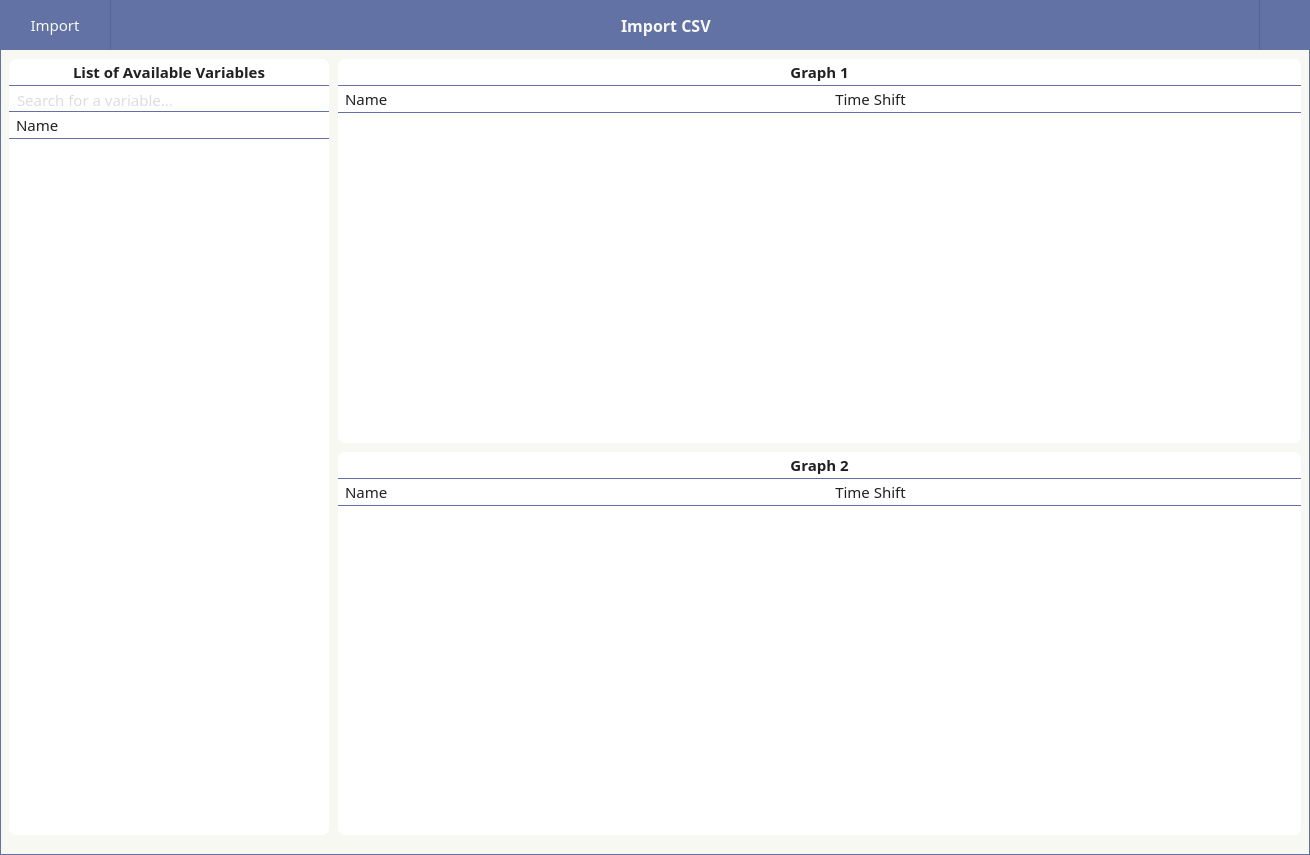
<?xml version="1.0" encoding="UTF-8"?>
<ui version="4.0">
 <class>Window_Main</class>
 <widget class="QMainWindow" name="Window_Main">
  <property name="geometry">
   <rect>
    <x>0</x>
    <y>0</y>
    <width>1310</width>
    <height>855</height>
   </rect>
  </property>
  <property name="windowTitle">
   <string>Variables Selection</string>
  </property>
  <property name="styleSheet">
   <string notr="true">QWidget {
	font-family: Droid Sans;
	font-size: 15px;
    color: #212121;
}

QTableWidget::item {
	font-family: Open Sans;
	font-size: 15px;
}
</string>
  </property>
  <widget class="QWidget" name="centralwidget">
   <layout class="QGridLayout" name="gridLayout_2">
    <property name="leftMargin">
     <number>0</number>
    </property>
    <property name="topMargin">
     <number>0</number>
    </property>
    <property name="rightMargin">
     <number>0</number>
    </property>
    <property name="bottomMargin">
     <number>0</number>
    </property>
    <property name="spacing">
     <number>0</number>
    </property>
    <item row="0" column="0">
     <widget class="QFrame" name="frameTop">
      <property name="minimumSize">
       <size>
        <width>0</width>
        <height>50</height>
       </size>
      </property>
      <property name="maximumSize">
       <size>
        <width>16777215</width>
        <height>50</height>
       </size>
      </property>
      <property name="styleSheet">
       <string notr="true">#frameTop {
	border-bottom: 1px solid #566490
}</string>
      </property>
      <property name="frameShape">
       <enum>QFrame::Shape::NoFrame</enum>
      </property>
      <property name="frameShadow">
       <enum>QFrame::Shadow::Raised</enum>
      </property>
      <layout class="QHBoxLayout" name="horizontalLayout_2">
       <property name="spacing">
        <number>0</number>
       </property>
       <property name="leftMargin">
        <number>0</number>
       </property>
       <property name="topMargin">
        <number>0</number>
       </property>
       <property name="rightMargin">
        <number>0</number>
       </property>
       <property name="bottomMargin">
        <number>0</number>
       </property>
       <item>
        <widget class="QFrame" name="frameTop_3">
         <property name="minimumSize">
          <size>
           <width>0</width>
           <height>50</height>
          </size>
         </property>
         <property name="maximumSize">
          <size>
           <width>16777215</width>
           <height>50</height>
          </size>
         </property>
         <property name="styleSheet">
          <string notr="true">#frameTop_3 {	
	background-color: #6272a4;
}</string>
         </property>
         <property name="frameShape">
          <enum>QFrame::Shape::NoFrame</enum>
         </property>
         <property name="frameShadow">
          <enum>QFrame::Shadow::Raised</enum>
         </property>
         <layout class="QGridLayout" name="gridLayout_7">
          <property name="leftMargin">
           <number>5</number>
          </property>
          <property name="topMargin">
           <number>0</number>
          </property>
          <property name="rightMargin">
           <number>5</number>
          </property>
          <property name="bottomMargin">
           <number>0</number>
          </property>
          <property name="spacing">
           <number>0</number>
          </property>
          <item row="0" column="0">
           <widget class="QPushButton" name="pushButtonImportCSV">
            <property name="minimumSize">
             <size>
              <width>100</width>
              <height>0</height>
             </size>
            </property>
            <property name="maximumSize">
             <size>
              <width>16777215</width>
              <height>40</height>
             </size>
            </property>
            <property name="styleSheet">
             <string notr="true">QPushButton {	
	background-color: rgba(255, 255, 255, 0);
	border: none; 
	border-radius: 5px;
	color: #f8f8f2;
}

QPushButton:hover {
	background-color: #7284b9;
	border-style: solid;
	border-radius: 4px;
	color: white;
}
QPushButton:checked {
	background-color: #566490;
	border-style: solid;
	border-radius: 4px;
	color: white;
}</string>
            </property>
            <property name="text">
             <string>Import</string>
            </property>
           </widget>
          </item>
         </layout>
        </widget>
       </item>
       <item>
        <widget class="QFrame" name="frameTop_1">
         <property name="minimumSize">
          <size>
           <width>0</width>
           <height>50</height>
          </size>
         </property>
         <property name="maximumSize">
          <size>
           <width>16777215</width>
           <height>50</height>
          </size>
         </property>
         <property name="styleSheet">
          <string notr="true">#frameTop_1 {	
	background-color: #6272a4;
	border-left:1px solid #566490;
	border-right:1px solid #566490;
}</string>
         </property>
         <property name="frameShape">
          <enum>QFrame::Shape::NoFrame</enum>
         </property>
         <property name="frameShadow">
          <enum>QFrame::Shadow::Raised</enum>
         </property>
         <layout class="QGridLayout" name="gridLayout_3">
          <property name="leftMargin">
           <number>0</number>
          </property>
          <property name="topMargin">
           <number>0</number>
          </property>
          <property name="rightMargin">
           <number>5</number>
          </property>
          <property name="bottomMargin">
           <number>0</number>
          </property>
          <property name="horizontalSpacing">
           <number>5</number>
          </property>
          <property name="verticalSpacing">
           <number>0</number>
          </property>
          <item row="0" column="0">
           <spacer name="horizontalSpacer_12">
            <property name="orientation">
             <enum>Qt::Orientation::Horizontal</enum>
            </property>
            <property name="sizeHint" stdset="0">
             <size>
              <width>372</width>
              <height>20</height>
             </size>
            </property>
           </spacer>
          </item>
          <item row="0" column="1">
           <widget class="QLabel" name="label_4">
            <property name="font">
             <font>
              <family>Droid Sans</family>
              <pointsize>-1</pointsize>
              <bold>true</bold>
             </font>
            </property>
            <property name="styleSheet">
             <string notr="true">QLabel {
	color: #f8f8f2;
	font-size: 16px;
}</string>
            </property>
            <property name="text">
             <string>Import CSV</string>
            </property>
           </widget>
          </item>
          <item row="0" column="2">
           <spacer name="horizontalSpacer_13">
            <property name="orientation">
             <enum>Qt::Orientation::Horizontal</enum>
            </property>
            <property name="sizeHint" stdset="0">
             <size>
              <width>372</width>
              <height>20</height>
             </size>
            </property>
           </spacer>
          </item>
          <item row="0" column="3">
           <widget class="QPushButton" name="pushButtonHelp">
            <property name="minimumSize">
             <size>
              <width>28</width>
              <height>28</height>
             </size>
            </property>
            <property name="maximumSize">
             <size>
              <width>28</width>
              <height>28</height>
             </size>
            </property>
            <property name="styleSheet">
             <string notr="true">QPushButton {	
	background-color: rgba(255, 255, 255, 0);
	border: none; 
	border-radius: 5px;
	color: white;
}

QPushButton:hover {
	background-color: #7284b9;
	border-style: solid;
	color: white;
}
QPushButton:pressed {
	background-color: #566490;
	border-style: solid;
	color: white;
}</string>
            </property>
            <property name="text">
             <string/>
            </property>
            <property name="icon">
             <iconset resource="q_resources.qrc">
              <normaloff>:/icons/icons/icon_help.png</normaloff>:/icons/icons/icon_help.png</iconset>
            </property>
            <property name="iconSize">
             <size>
              <width>20</width>
              <height>20</height>
             </size>
            </property>
           </widget>
          </item>
         </layout>
        </widget>
       </item>
       <item>
        <widget class="QFrame" name="frameTop_2">
         <property name="minimumSize">
          <size>
           <width>50</width>
           <height>50</height>
          </size>
         </property>
         <property name="maximumSize">
          <size>
           <width>16777215</width>
           <height>50</height>
          </size>
         </property>
         <property name="styleSheet">
          <string notr="true">#frameTop_2 {	
	background-color: #6272a4;
}</string>
         </property>
         <property name="frameShape">
          <enum>QFrame::Shape::NoFrame</enum>
         </property>
         <property name="frameShadow">
          <enum>QFrame::Shadow::Raised</enum>
         </property>
         <layout class="QHBoxLayout" name="horizontalLayout_13">
          <property name="spacing">
           <number>5</number>
          </property>
          <property name="leftMargin">
           <number>5</number>
          </property>
          <property name="topMargin">
           <number>0</number>
          </property>
          <property name="rightMargin">
           <number>5</number>
          </property>
          <property name="bottomMargin">
           <number>0</number>
          </property>
          <item>
           <widget class="QPushButton" name="pushButtonCloseApp">
            <property name="minimumSize">
             <size>
              <width>28</width>
              <height>28</height>
             </size>
            </property>
            <property name="maximumSize">
             <size>
              <width>28</width>
              <height>16777215</height>
             </size>
            </property>
            <property name="styleSheet">
             <string notr="true">QPushButton {	
	background-color: rgba(255, 255, 255, 0);
	border: none; 
	border-radius: 5px;
	color: white;
}

QPushButton:hover {
	background-color:  #D21F3C;
	border-style: solid;
	border-radius: 4px;
	color: white;
}
QPushButton:pressed {
	background-color: #B31431;
	border-style: solid;
	border-radius: 4px;
	color: white;
}</string>
            </property>
            <property name="text">
             <string/>
            </property>
            <property name="icon">
             <iconset resource="q_resources.qrc">
              <normaloff>:/icons/icons/icon_close.png</normaloff>:/icons/icons/icon_close.png</iconset>
            </property>
           </widget>
          </item>
         </layout>
        </widget>
       </item>
      </layout>
     </widget>
    </item>
    <item row="1" column="0">
     <widget class="QFrame" name="frameContent">
      <property name="styleSheet">
       <string notr="true">#frameContent {
	background-color: #f8f8f2;
	border-right: 1px solid #6272a4;
	border-bottom: 1px solid #6272a4;
	border-left: 1px solid #6272a4;
}</string>
      </property>
      <property name="frameShape">
       <enum>QFrame::Shape::NoFrame</enum>
      </property>
      <property name="frameShadow">
       <enum>QFrame::Shadow::Raised</enum>
      </property>
      <layout class="QGridLayout" name="gridLayout_6">
       <property name="leftMargin">
        <number>9</number>
       </property>
       <property name="topMargin">
        <number>9</number>
       </property>
       <property name="rightMargin">
        <number>9</number>
       </property>
       <property name="bottomMargin">
        <number>0</number>
       </property>
       <property name="spacing">
        <number>9</number>
       </property>
       <item row="0" column="0" rowspan="2">
        <widget class="QFrame" name="frameLine_1">
         <property name="styleSheet">
          <string notr="true">#frameLine_1 {
	background: white;
	border: 0px solid #6272a4;
	border-radius: 7px;
}</string>
         </property>
         <property name="frameShape">
          <enum>QFrame::Shape::StyledPanel</enum>
         </property>
         <property name="frameShadow">
          <enum>QFrame::Shadow::Raised</enum>
         </property>
         <layout class="QGridLayout" name="gridLayout_5">
          <property name="leftMargin">
           <number>0</number>
          </property>
          <property name="topMargin">
           <number>3</number>
          </property>
          <property name="rightMargin">
           <number>0</number>
          </property>
          <property name="bottomMargin">
           <number>3</number>
          </property>
          <property name="horizontalSpacing">
           <number>0</number>
          </property>
          <property name="verticalSpacing">
           <number>3</number>
          </property>
          <item row="1" column="0">
           <layout class="QVBoxLayout" name="verticalLayout">
            <property name="spacing">
             <number>0</number>
            </property>
            <item>
             <widget class="QLineEdit" name="lineEditSearchVariable">
              <property name="sizePolicy">
               <sizepolicy hsizetype="Preferred" vsizetype="Preferred">
                <horstretch>0</horstretch>
                <verstretch>0</verstretch>
               </sizepolicy>
              </property>
              <property name="minimumSize">
               <size>
                <width>0</width>
                <height>23</height>
               </size>
              </property>
              <property name="maximumSize">
               <size>
                <width>16777215</width>
                <height>23</height>
               </size>
              </property>
              <property name="styleSheet">
               <string notr="true">QLineEdit {
    color: #babbbd;
	background-color: white;
	/*border-bottom: 1px solid #6272a4;*/
	border-top: 1px solid #6272a4;
	padding-top: 3px;
	padding-bottom: -2px;
	padding-left: 5px;
}

QLineEdit:focus {
    color: black;
}</string>
              </property>
              <property name="text">
               <string/>
              </property>
              <property name="frame">
               <bool>true</bool>
              </property>
              <property name="placeholderText">
               <string>Search for a variable...</string>
              </property>
             </widget>
            </item>
            <item>
             <widget class="QTableWidget" name="tableWidgetVariables">
              <property name="sizePolicy">
               <sizepolicy hsizetype="Preferred" vsizetype="Expanding">
                <horstretch>0</horstretch>
                <verstretch>0</verstretch>
               </sizepolicy>
              </property>
              <property name="minimumSize">
               <size>
                <width>320</width>
                <height>0</height>
               </size>
              </property>
              <property name="contextMenuPolicy">
               <enum>Qt::ContextMenuPolicy::CustomContextMenu</enum>
              </property>
              <property name="styleSheet">
               <string notr="true">QTableWidget {
	background-color: white;
	border-radius: 5px;
	border: none;
	padding-top: 3px;
}

QHeaderView::section
{
	background-color: white;
	color: #212121;
	border-style: none;
	border-top: 1px solid #6272a4;
	border-bottom: 1px solid #6272a4;
	padding-left: 7px;
	padding-right: 5px;
	padding-top: 3px;
	padding-bottom: 3px;
	height: 20px;
}

QTableView::item:selected {
	color: #212121;
	background:#adc9ff;
}</string>
              </property>
              <property name="frameShape">
               <enum>QFrame::Shape::NoFrame</enum>
              </property>
              <property name="editTriggers">
               <set>QAbstractItemView::EditTrigger::NoEditTriggers</set>
              </property>
              <property name="showDropIndicator" stdset="0">
               <bool>false</bool>
              </property>
              <property name="dragEnabled">
               <bool>true</bool>
              </property>
              <property name="dragDropOverwriteMode">
               <bool>false</bool>
              </property>
              <property name="dragDropMode">
               <enum>QAbstractItemView::DragDropMode::DragOnly</enum>
              </property>
              <property name="alternatingRowColors">
               <bool>false</bool>
              </property>
              <property name="selectionMode">
               <enum>QAbstractItemView::SelectionMode::SingleSelection</enum>
              </property>
              <property name="selectionBehavior">
               <enum>QAbstractItemView::SelectionBehavior::SelectRows</enum>
              </property>
              <property name="showGrid">
               <bool>true</bool>
              </property>
              <attribute name="horizontalHeaderVisible">
               <bool>true</bool>
              </attribute>
              <attribute name="horizontalHeaderHighlightSections">
               <bool>false</bool>
              </attribute>
              <attribute name="horizontalHeaderStretchLastSection">
               <bool>true</bool>
              </attribute>
              <attribute name="verticalHeaderVisible">
               <bool>false</bool>
              </attribute>
              <attribute name="verticalHeaderDefaultSectionSize">
               <number>26</number>
              </attribute>
              <attribute name="verticalHeaderHighlightSections">
               <bool>false</bool>
              </attribute>
              <column>
               <property name="text">
                <string>Name</string>
               </property>
               <property name="textAlignment">
                <set>AlignLeading|AlignVCenter</set>
               </property>
              </column>
             </widget>
            </item>
           </layout>
          </item>
          <item row="0" column="0">
           <widget class="QLabel" name="label_3">
            <property name="minimumSize">
             <size>
              <width>0</width>
              <height>0</height>
             </size>
            </property>
            <property name="maximumSize">
             <size>
              <width>16777215</width>
              <height>20</height>
             </size>
            </property>
            <property name="font">
             <font>
              <family>Droid Sans</family>
              <pointsize>-1</pointsize>
              <bold>true</bold>
             </font>
            </property>
            <property name="styleSheet">
             <string notr="true"/>
            </property>
            <property name="text">
             <string>List of Available Variables</string>
            </property>
            <property name="alignment">
             <set>Qt::AlignmentFlag::AlignCenter</set>
            </property>
           </widget>
          </item>
         </layout>
        </widget>
       </item>
       <item row="0" column="1">
        <widget class="QFrame" name="frameLineGraph1">
         <property name="styleSheet">
          <string notr="true">#frameLineGraph1 {
	background: white;
	border: 0px solid #6272a4;
	border-radius: 7px;
}</string>
         </property>
         <property name="frameShape">
          <enum>QFrame::Shape::StyledPanel</enum>
         </property>
         <property name="frameShadow">
          <enum>QFrame::Shadow::Raised</enum>
         </property>
         <layout class="QGridLayout" name="gridLayout_4">
          <property name="leftMargin">
           <number>0</number>
          </property>
          <property name="topMargin">
           <number>3</number>
          </property>
          <property name="rightMargin">
           <number>0</number>
          </property>
          <property name="bottomMargin">
           <number>3</number>
          </property>
          <property name="spacing">
           <number>0</number>
          </property>
          <item row="0" column="0">
           <widget class="QLabel" name="label_2">
            <property name="minimumSize">
             <size>
              <width>0</width>
              <height>20</height>
             </size>
            </property>
            <property name="maximumSize">
             <size>
              <width>16777215</width>
              <height>20</height>
             </size>
            </property>
            <property name="font">
             <font>
              <family>Droid Sans</family>
              <pointsize>-1</pointsize>
              <italic>false</italic>
              <bold>true</bold>
             </font>
            </property>
            <property name="styleSheet">
             <string notr="true"/>
            </property>
            <property name="text">
             <string>Graph 1</string>
            </property>
            <property name="alignment">
             <set>Qt::AlignmentFlag::AlignCenter</set>
            </property>
           </widget>
          </item>
          <item row="1" column="0">
           <widget class="QTableWidget" name="tableWidgetVariableSelected_1">
            <property name="sizePolicy">
             <sizepolicy hsizetype="Expanding" vsizetype="Expanding">
              <horstretch>0</horstretch>
              <verstretch>0</verstretch>
             </sizepolicy>
            </property>
            <property name="minimumSize">
             <size>
              <width>320</width>
              <height>0</height>
             </size>
            </property>
            <property name="contextMenuPolicy">
             <enum>Qt::ContextMenuPolicy::CustomContextMenu</enum>
            </property>
            <property name="styleSheet">
             <string notr="true">QTableWidget {
	background-color: white;
	border-radius: 5px;
	border: none;
	padding-top: 3px;
}

QHeaderView::section:horizontal
{
	background-color: white;
	color: #212121;
	border-style: none;
	border-top: 1px solid #6272a4;
	border-bottom: 1px solid #6272a4;
	padding-left: 7px;
	padding-right: 5px;
	padding-top: 3px;
	padding-bottom: 3px;
	height: 20px;
}

QHeaderView
{
	background-color: white;
}

QTableCornerButton::section {
    background-color: white;
	border-top: 1px solid #6272a4;
	border-bottom: 1px solid #6272a4;
}

QTableView::item:selected {
	color: #212121;
	background:#adc9ff;
}</string>
            </property>
            <property name="frameShape">
             <enum>QFrame::Shape::NoFrame</enum>
            </property>
            <property name="frameShadow">
             <enum>QFrame::Shadow::Sunken</enum>
            </property>
            <property name="editTriggers">
             <set>QAbstractItemView::EditTrigger::NoEditTriggers</set>
            </property>
            <property name="showDropIndicator" stdset="0">
             <bool>false</bool>
            </property>
            <property name="dragEnabled">
             <bool>false</bool>
            </property>
            <property name="dragDropOverwriteMode">
             <bool>false</bool>
            </property>
            <property name="dragDropMode">
             <enum>QAbstractItemView::DragDropMode::DropOnly</enum>
            </property>
            <property name="defaultDropAction">
             <enum>Qt::DropAction::IgnoreAction</enum>
            </property>
            <property name="alternatingRowColors">
             <bool>false</bool>
            </property>
            <property name="selectionMode">
             <enum>QAbstractItemView::SelectionMode::SingleSelection</enum>
            </property>
            <property name="selectionBehavior">
             <enum>QAbstractItemView::SelectionBehavior::SelectRows</enum>
            </property>
            <property name="showGrid">
             <bool>true</bool>
            </property>
            <attribute name="horizontalHeaderHighlightSections">
             <bool>false</bool>
            </attribute>
            <attribute name="horizontalHeaderStretchLastSection">
             <bool>true</bool>
            </attribute>
            <attribute name="verticalHeaderVisible">
             <bool>true</bool>
            </attribute>
            <attribute name="verticalHeaderHighlightSections">
             <bool>false</bool>
            </attribute>
            <column>
             <property name="text">
              <string>Name</string>
             </property>
             <property name="textAlignment">
              <set>AlignLeading|AlignVCenter</set>
             </property>
            </column>
            <column>
             <property name="text">
              <string>Time Shift</string>
             </property>
            </column>
           </widget>
          </item>
         </layout>
        </widget>
       </item>
       <item row="1" column="1">
        <widget class="QFrame" name="frameLineGraph2">
         <property name="styleSheet">
          <string notr="true">#frameLineGraph2 {
	background: white;
	border: 0px solid #6272a4;
	border-radius: 7px;
}</string>
         </property>
         <property name="frameShape">
          <enum>QFrame::Shape::StyledPanel</enum>
         </property>
         <property name="frameShadow">
          <enum>QFrame::Shadow::Raised</enum>
         </property>
         <layout class="QGridLayout" name="gridLayout">
          <property name="leftMargin">
           <number>0</number>
          </property>
          <property name="topMargin">
           <number>3</number>
          </property>
          <property name="rightMargin">
           <number>0</number>
          </property>
          <property name="bottomMargin">
           <number>3</number>
          </property>
          <property name="spacing">
           <number>0</number>
          </property>
          <item row="0" column="0">
           <widget class="QLabel" name="label">
            <property name="minimumSize">
             <size>
              <width>0</width>
              <height>20</height>
             </size>
            </property>
            <property name="maximumSize">
             <size>
              <width>16777215</width>
              <height>20</height>
             </size>
            </property>
            <property name="font">
             <font>
              <family>Droid Sans</family>
              <pointsize>-1</pointsize>
              <italic>false</italic>
              <bold>true</bold>
             </font>
            </property>
            <property name="styleSheet">
             <string notr="true"/>
            </property>
            <property name="text">
             <string>Graph 2</string>
            </property>
            <property name="alignment">
             <set>Qt::AlignmentFlag::AlignCenter</set>
            </property>
           </widget>
          </item>
          <item row="1" column="0">
           <widget class="QTableWidget" name="tableWidgetVariableSelected_2">
            <property name="sizePolicy">
             <sizepolicy hsizetype="Expanding" vsizetype="Expanding">
              <horstretch>0</horstretch>
              <verstretch>0</verstretch>
             </sizepolicy>
            </property>
            <property name="minimumSize">
             <size>
              <width>320</width>
              <height>0</height>
             </size>
            </property>
            <property name="contextMenuPolicy">
             <enum>Qt::ContextMenuPolicy::CustomContextMenu</enum>
            </property>
            <property name="styleSheet">
             <string notr="true">QTableWidget {
	background-color: white;
	border-radius: 5px;
	border: none;
	padding-top: 3px;
}

QHeaderView::section:horizontal
{
	background-color: white;
	color: #212121;
	border-style: none;
	border-top: 1px solid #6272a4;
	border-bottom: 1px solid #6272a4;
	padding-left: 7px;
	padding-right: 5px;
	padding-top: 3px;
	padding-bottom: 3px;
	height: 20px;
}

QHeaderView
{
	background-color: white;
}

QTableCornerButton::section {
    background-color: white;
	border-top: 1px solid #6272a4;
	border-bottom: 1px solid #6272a4;
}

QTableView::item:selected {
	color: #212121;
	background:#adc9ff;
}</string>
            </property>
            <property name="frameShape">
             <enum>QFrame::Shape::NoFrame</enum>
            </property>
            <property name="editTriggers">
             <set>QAbstractItemView::EditTrigger::NoEditTriggers</set>
            </property>
            <property name="showDropIndicator" stdset="0">
             <bool>false</bool>
            </property>
            <property name="dragEnabled">
             <bool>false</bool>
            </property>
            <property name="dragDropOverwriteMode">
             <bool>false</bool>
            </property>
            <property name="dragDropMode">
             <enum>QAbstractItemView::DragDropMode::DropOnly</enum>
            </property>
            <property name="defaultDropAction">
             <enum>Qt::DropAction::IgnoreAction</enum>
            </property>
            <property name="alternatingRowColors">
             <bool>false</bool>
            </property>
            <property name="selectionMode">
             <enum>QAbstractItemView::SelectionMode::SingleSelection</enum>
            </property>
            <property name="selectionBehavior">
             <enum>QAbstractItemView::SelectionBehavior::SelectRows</enum>
            </property>
            <property name="showGrid">
             <bool>true</bool>
            </property>
            <attribute name="horizontalHeaderVisible">
             <bool>true</bool>
            </attribute>
            <attribute name="horizontalHeaderHighlightSections">
             <bool>false</bool>
            </attribute>
            <attribute name="horizontalHeaderStretchLastSection">
             <bool>true</bool>
            </attribute>
            <attribute name="verticalHeaderVisible">
             <bool>true</bool>
            </attribute>
            <attribute name="verticalHeaderHighlightSections">
             <bool>false</bool>
            </attribute>
            <column>
             <property name="text">
              <string>Name</string>
             </property>
             <property name="textAlignment">
              <set>AlignLeading|AlignVCenter</set>
             </property>
            </column>
            <column>
             <property name="text">
              <string>Time Shift</string>
             </property>
            </column>
           </widget>
          </item>
         </layout>
        </widget>
       </item>
       <item row="2" column="0" colspan="2">
        <layout class="QHBoxLayout" name="horizontalLayout">
         <property name="spacing">
          <number>0</number>
         </property>
         <property name="leftMargin">
          <number>3</number>
         </property>
         <item>
          <spacer name="horizontalSpacer">
           <property name="orientation">
            <enum>Qt::Orientation::Horizontal</enum>
           </property>
           <property name="sizeHint" stdset="0">
            <size>
             <width>40</width>
             <height>20</height>
            </size>
           </property>
          </spacer>
         </item>
        </layout>
       </item>
      </layout>
     </widget>
    </item>
   </layout>
  </widget>
 </widget>
 <resources>
  <include location="q_resources.qrc"/>
 </resources>
 <connections/>
</ui>
